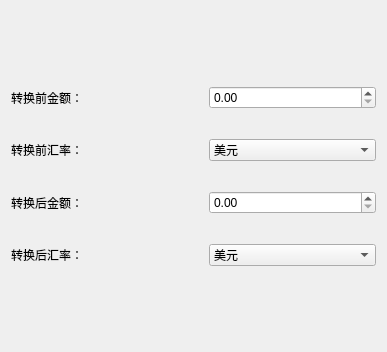
<?xml version="1.0" encoding="UTF-8"?>
<ui version="4.0">
 <class>Currency</class>
 <widget class="QWidget" name="Currency">
  <property name="geometry">
   <rect>
    <x>0</x>
    <y>0</y>
    <width>387</width>
    <height>352</height>
   </rect>
  </property>
  <property name="windowTitle">
   <string>Form</string>
  </property>
  <layout class="QGridLayout" name="gridLayout">
   <item row="2" column="1">
    <spacer name="verticalSpacer_2">
     <property name="orientation">
      <enum>Qt::Vertical</enum>
     </property>
     <property name="sizeHint" stdset="0">
      <size>
       <width>20</width>
       <height>66</height>
      </size>
     </property>
    </spacer>
   </item>
   <item row="0" column="0">
    <spacer name="verticalSpacer">
     <property name="orientation">
      <enum>Qt::Vertical</enum>
     </property>
     <property name="sizeHint" stdset="0">
      <size>
       <width>20</width>
       <height>66</height>
      </size>
     </property>
    </spacer>
   </item>
   <item row="1" column="0" colspan="2">
    <layout class="QVBoxLayout" name="verticalLayout">
     <property name="spacing">
      <number>30</number>
     </property>
     <item>
      <layout class="QHBoxLayout" name="horizontalLayout">
       <item>
        <widget class="QLabel" name="label">
         <property name="text">
          <string>转换前金额：</string>
         </property>
        </widget>
       </item>
       <item>
        <widget class="QDoubleSpinBox" name="spin_up">
         <property name="maximumSize">
          <size>
           <width>16777215</width>
           <height>16777215</height>
          </size>
         </property>
         <property name="maximum">
          <double>16777215.000000000000000</double>
         </property>
        </widget>
       </item>
      </layout>
     </item>
     <item>
      <layout class="QHBoxLayout" name="horizontalLayout_2">
       <item>
        <widget class="QLabel" name="label_2">
         <property name="text">
          <string>转换前汇率：</string>
         </property>
        </widget>
       </item>
       <item>
        <widget class="QComboBox" name="comboBox_up">
         <item>
          <property name="text">
           <string>美元</string>
          </property>
         </item>
         <item>
          <property name="text">
           <string>日元</string>
          </property>
         </item>
         <item>
          <property name="text">
           <string>英镑</string>
          </property>
         </item>
         <item>
          <property name="text">
           <string>卢布</string>
          </property>
         </item>
         <item>
          <property name="text">
           <string>人民币</string>
          </property>
         </item>
         <item>
          <property name="text">
           <string>欧元</string>
          </property>
         </item>
        </widget>
       </item>
      </layout>
     </item>
     <item>
      <layout class="QHBoxLayout" name="horizontalLayout_3">
       <item>
        <widget class="QLabel" name="label_3">
         <property name="text">
          <string>转换后金额：</string>
         </property>
        </widget>
       </item>
       <item>
        <widget class="QDoubleSpinBox" name="spin_down">
         <property name="maximumSize">
          <size>
           <width>16777215</width>
           <height>16777215</height>
          </size>
         </property>
         <property name="maximum">
          <double>16777215.000000000000000</double>
         </property>
        </widget>
       </item>
      </layout>
     </item>
     <item>
      <layout class="QHBoxLayout" name="horizontalLayout_4">
       <item>
        <widget class="QLabel" name="label_4">
         <property name="text">
          <string>转换后汇率：</string>
         </property>
        </widget>
       </item>
       <item>
        <widget class="QComboBox" name="comboBox_down">
         <item>
          <property name="text">
           <string>美元</string>
          </property>
         </item>
         <item>
          <property name="text">
           <string>日元</string>
          </property>
         </item>
         <item>
          <property name="text">
           <string>英镑</string>
          </property>
         </item>
         <item>
          <property name="text">
           <string>卢布</string>
          </property>
         </item>
         <item>
          <property name="text">
           <string>人民币</string>
          </property>
         </item>
         <item>
          <property name="text">
           <string>欧元</string>
          </property>
         </item>
        </widget>
       </item>
      </layout>
     </item>
    </layout>
   </item>
  </layout>
 </widget>
 <resources/>
 <connections/>
</ui>
